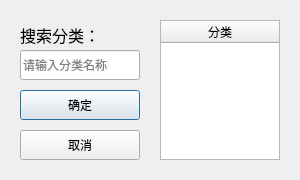
<?xml version="1.0" encoding="UTF-8"?>
<ui version="4.0">
 <class>FilmGenreDialog</class>
 <widget class="QDialog" name="FilmGenreDialog">
  <property name="geometry">
   <rect>
    <x>0</x>
    <y>0</y>
    <width>300</width>
    <height>180</height>
   </rect>
  </property>
  <property name="windowTitle">
   <string>选择电影分类</string>
  </property>
  <widget class="QLabel" name="SearchLabel">
   <property name="geometry">
    <rect>
     <x>20</x>
     <y>20</y>
     <width>120</width>
     <height>30</height>
    </rect>
   </property>
   <property name="font">
    <font>
     <family>等线</family>
     <pointsize>12</pointsize>
    </font>
   </property>
   <property name="text">
    <string>搜索分类：</string>
   </property>
  </widget>
  <widget class="QPushButton" name="OKButton">
   <property name="geometry">
    <rect>
     <x>20</x>
     <y>90</y>
     <width>120</width>
     <height>30</height>
    </rect>
   </property>
   <property name="text">
    <string>确定</string>
   </property>
   <property name="default">
    <bool>true</bool>
   </property>
  </widget>
  <widget class="QPushButton" name="CancelButton">
   <property name="geometry">
    <rect>
     <x>20</x>
     <y>130</y>
     <width>120</width>
     <height>30</height>
    </rect>
   </property>
   <property name="text">
    <string>取消</string>
   </property>
  </widget>
  <widget class="QLineEdit" name="SearchText">
   <property name="geometry">
    <rect>
     <x>20</x>
     <y>50</y>
     <width>120</width>
     <height>30</height>
    </rect>
   </property>
   <property name="placeholderText">
    <string>请输入分类名称</string>
   </property>
  </widget>
  <widget class="QTableWidget" name="SearchResult">
   <property name="geometry">
    <rect>
     <x>160</x>
     <y>20</y>
     <width>120</width>
     <height>140</height>
    </rect>
   </property>
   <property name="editTriggers">
    <set>QAbstractItemView::NoEditTriggers</set>
   </property>
   <property name="selectionMode">
    <enum>QAbstractItemView::SingleSelection</enum>
   </property>
   <property name="selectionBehavior">
    <enum>QAbstractItemView::SelectRows</enum>
   </property>
   <attribute name="horizontalHeaderStretchLastSection">
    <bool>true</bool>
   </attribute>
   <attribute name="verticalHeaderVisible">
    <bool>false</bool>
   </attribute>
   <column>
    <property name="text">
     <string>分类</string>
    </property>
   </column>
  </widget>
 </widget>
 <tabstops>
  <tabstop>SearchText</tabstop>
  <tabstop>SearchResult</tabstop>
  <tabstop>OKButton</tabstop>
  <tabstop>CancelButton</tabstop>
 </tabstops>
 <resources/>
 <connections>
  <connection>
   <sender>CancelButton</sender>
   <signal>clicked()</signal>
   <receiver>FilmGenreDialog</receiver>
   <slot>reject()</slot>
   <hints>
    <hint type="sourcelabel">
     <x>156</x>
     <y>139</y>
    </hint>
    <hint type="destinationlabel">
     <x>446</x>
     <y>159</y>
    </hint>
   </hints>
  </connection>
  <connection>
   <sender>OKButton</sender>
   <signal>clicked()</signal>
   <receiver>FilmGenreDialog</receiver>
   <slot>tryAccept()</slot>
   <hints>
    <hint type="sourcelabel">
     <x>20</x>
     <y>139</y>
    </hint>
    <hint type="destinationlabel">
     <x>199</x>
     <y>159</y>
    </hint>
   </hints>
  </connection>
  <connection>
   <sender>SearchText</sender>
   <signal>textChanged(QString)</signal>
   <receiver>FilmGenreDialog</receiver>
   <slot>refresh()</slot>
   <hints>
    <hint type="sourcelabel">
     <x>141</x>
     <y>69</y>
    </hint>
    <hint type="destinationlabel">
     <x>226</x>
     <y>15</y>
    </hint>
   </hints>
  </connection>
 </connections>
 <slots>
  <slot>tryAccept()</slot>
  <slot>refresh()</slot>
 </slots>
</ui>
